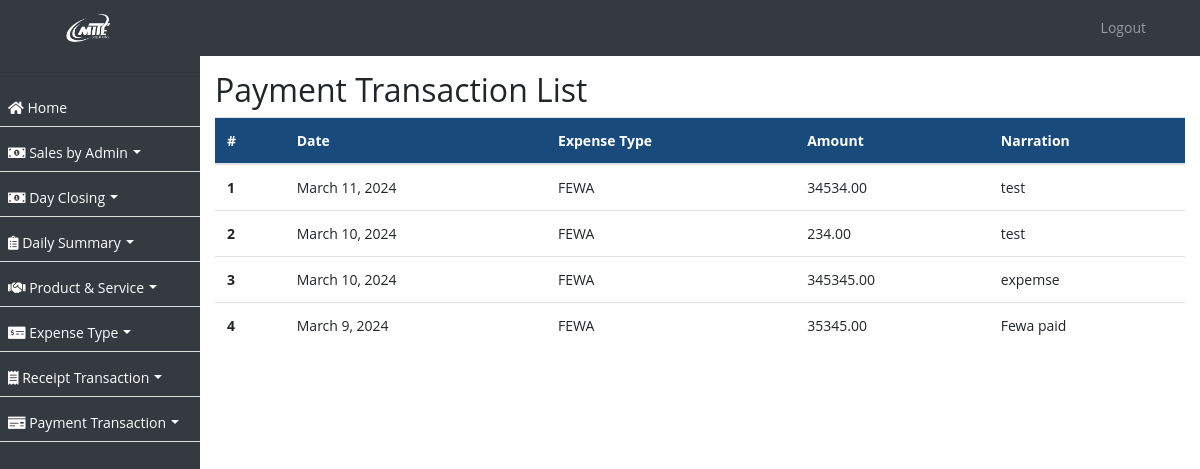
Screenshot of /payment-transaction/ with the database file from the repository.
### ezshopapp/models.py (models this page shows, shortened)
class PaymentTransaction(models.Model):
    date = models.DateField()
    expense_type = models.ForeignKey(ExpenseType, on_delete=models.CASCADE)
    amount = models.DecimalField(max_digits=10, decimal_places=2)
    narration = models.TextField()
    created_on = models.DateTimeField(auto_now_add=True, null=True)

class ExpenseType(models.Model):
    name = models.CharField(max_length=255)
    created_on = models.DateTimeField(auto_now_add=True, null=True)

### ezshopapp/views.py (the view)
# urls.py: path('payment-transaction/', PaymentTransactionListView.as_view(), name='payment_transaction_list'),
class PaymentTransactionListView(ListView):
    model = PaymentTransaction
    template_name = 'payment_transaction_list.html'
    def get_queryset(self):
        return PaymentTransaction.objects.order_by('-created_on')

### ezshopapp/templates/payment_transaction_list.html (shortened to what this page needs)
{% extends 'base.html' %}
{% block content %}
  <h2>Payment Transaction List</h2>
  <table class="table">
    <thead>
      <tr>
        <th scope="col">#</th>
        <th scope="col">Date</th>
        <th scope="col">Expense Type</th>
        <th scope="col">Amount</th>
        <th scope="col">Narration</th>
      </tr>
    </thead>
    <tbody>
      {% for payment_transaction in object_list %}
        <tr>
          <th scope="row">{{ forloop.counter }}</th>
          <td>{{ payment_transaction.date }}</td>
          <td>{{ payment_transaction.expense_type.name }}</td>
          <td>{{ payment_transaction.amount }}</td>
          <td>{{ payment_transaction.narration }}</td>
        </tr>
      {% endfor %}
    </tbody>
  </table>
{% endblock %}

### ezshopapp/templates/base.html (style rules this page uses)
body, p, h1, h2, h3, h4, h5, h6, a, li, label, input, div, span, small { font-family: "Open Sans", sans-serif !important; }
body, p, a, li, li>a { font-size:14px !important; }
body { padding-top: 56px; background-color: #ffffff !important; }
table thead { border-radius: 5px !important; }
table thead th { vertical-align: bottom; border-bottom: 2px solid #dee2e6; background-color: #184b7c !important; color: #fff !important; }
tbody { border-bottom: 0px !important; }
table { border:1px !important; }
div>.table-responsive, table, table>thead { border-radius: 10px !important; }

### rows the page displays
PaymentTransaction: date "March 11, 2024", expense_type.name "FEWA", amount "34534.00", narration "test"
PaymentTransaction: date "March 10, 2024", expense_type.name "FEWA", amount "234.00", narration "test"
PaymentTransaction: date "March 10, 2024", expense_type.name "FEWA", amount "345345.00", narration "expemse"
PaymentTransaction: date "March 9, 2024", expense_type.name "FEWA", amount "35345.00", narration "Fewa paid"
